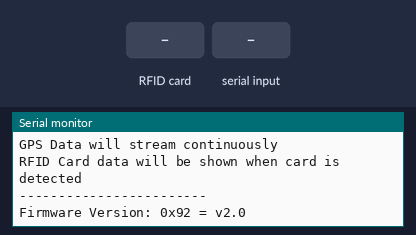
A sketch run on a simulated Arduino Uno, built with avr-gcc and run on an emulated ATmega328P. On the bench: the last lines printed to the serial monitor. The inputs (shaded band) are chosen by the test bench.

Above: at 1.3 s.
1.4 s: RFID card 5E 7A 19 C4 held to the reader
At 2.6 s:
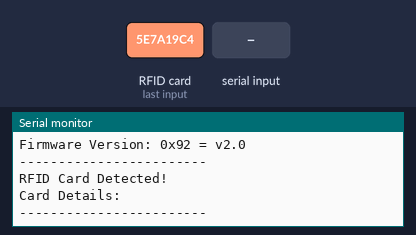
2.9 s: "1" received over the second serial link
At 4.1 s:
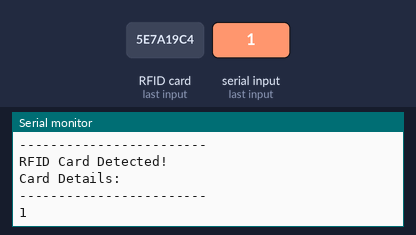
4.4 s: "0" received over the second serial link
At 5.4 s:
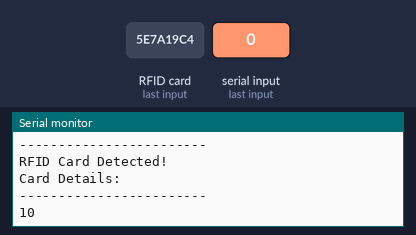

The sketch:

SmartLock_RFID_GPS.ino
```cpp
/*
 * Combined GPS NEO 6M and RFID-RC522 reader program
 * for Arduino UNO
 */

#include <SoftwareSerial.h>
#include <SPI.h>
#include <MFRC522.h>

// RFID pins
#define RST_PIN         9
#define SS_PIN          10

// GPS pins
#define GPS_RX          4
#define GPS_TX          3

// Initialize instances
MFRC522 mfrc522(SS_PIN, RST_PIN);  // Create MFRC522 instance
SoftwareSerial gpsSerial(GPS_RX, GPS_TX); // GPS serial connection

void setup() {
  // Initialize serial communications with PC
  Serial.begin(9600);
  while (!Serial);    // Wait for serial port to connect

  // Initialize GPS
  gpsSerial.begin(9600);

  // Initialize RFID
  SPI.begin();        // Init SPI bus
  mfrc522.PCD_Init(); // Init MFRC522
  delay(4);           // Optional delay

  // Print initial messages
  Serial.println(F("GPS and RFID Reader initialized"));
  Serial.println(F("------------------------"));
  Serial.println(F("GPS Data will stream continuously"));
  Serial.println(F("RFID Card data will be shown when card is detected"));
  Serial.println(F("------------------------"));

  // Show RFID reader details
  mfrc522.PCD_DumpVersionToSerial();
}

void loop() {
  // Read GPS data if available
  readGPSData();

  // Check for RFID cards
  checkRFIDCard();
}

void readGPSData() {
  while (gpsSerial.available() > 0) {
    byte gpsData = gpsSerial.read();
    Serial.write(gpsData);
  }
}

void checkRFIDCard() {
  // Return if no card is present
  if (!mfrc522.PICC_IsNewCardPresent()) {
    return;
  }

  // Select one of the cards
  if (!mfrc522.PICC_ReadCardSerial()) {
    return;
  }

  // Show RFID card detection message
  Serial.println(F("\n------------------------"));
  Serial.println(F("RFID Card Detected!"));
  Serial.println(F("Card Details:"));

  // Dump debug info about the card
  mfrc522.PICC_DumpToSerial(&(mfrc522.uid));

  Serial.println(F("------------------------\n"));

  // Halt PICC
  mfrc522.PICC_HaltA();
  // Stop encryption on PCD
  mfrc522.PCD_StopCrypto1();
}
```

Measured:
- after the input at 1.4 s, the serial monitor: prints a new line at once (image 1)
- after the input at 2.9 s, the serial monitor: prints a new line at once (image 2)
- after the input at 4.4 s, the serial monitor: prints a new line at once (image 3)
